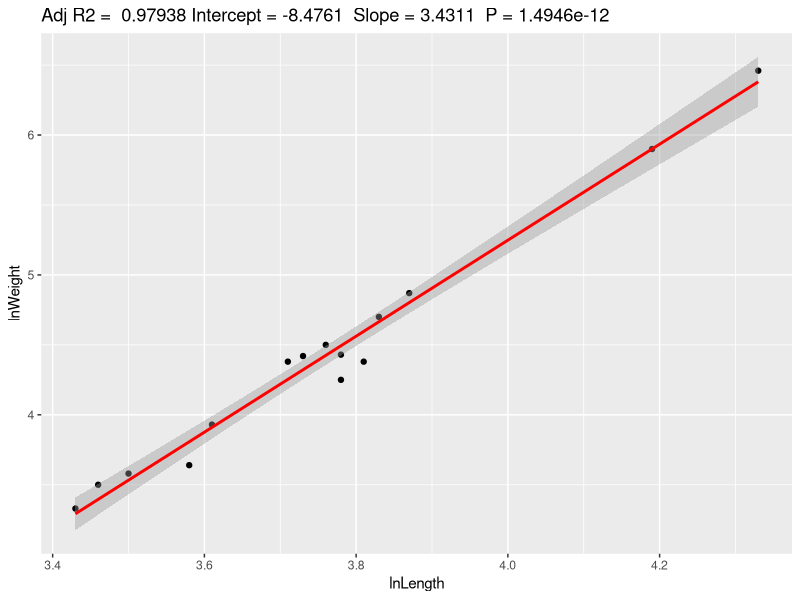

R code for this plot:
library(ggplot2)
library(plyr)

alligator = data.frame(
  lnLength = c(3.87, 3.61, 4.33, 3.43, 3.81, 3.83, 3.46, 3.76,
               3.50, 3.58, 4.19, 3.78, 3.71, 3.73, 3.78),
  lnWeight = c(4.87, 3.93, 6.46, 3.33, 4.38, 4.70, 3.50, 4.50,
               3.58, 3.64, 5.90, 4.43, 4.38, 4.42, 4.25)
)

alli.mod1 = lm(lnWeight ~ lnLength, data = alligator)

alli.mod1$model

ggplotRegression <- function (fit) {
  ggplot(fit$model, aes_string(x = names(fit$model)[2], y = names(fit$model)[1])) + 
    geom_point() +
    stat_smooth(method = "lm", col = "red") +
    labs(title = paste("Adj R2 = ",signif(summary(fit)$adj.r.squared, 5),
                       "Intercept =",signif(fit$coef[[1]],5 ),
                       " Slope =",signif(fit$coef[[2]], 5),
                       " P =",signif(summary(fit)$coef[2,4], 5)))
}

ggplotRegression(alli.mod1)

